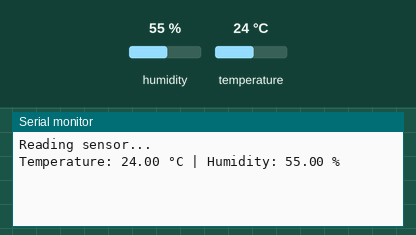
Bench run of a sketch on a simulated Arduino Uno, built with avr-gcc and run on an emulated ATmega328P. On the bench: the last lines printed to the serial monitor. Inputs (shaded band) come from the test bench; at power-on: humidity 55 %, temperature 24 °C.

Above: at 3.2 s.
3.3 s: humidity set to 22 %
At 4.24 s:
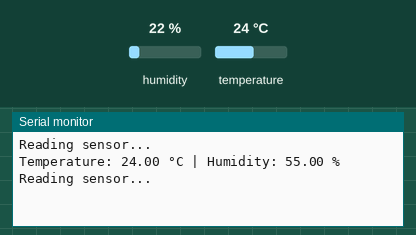
6.1 s: temperature set to 12 °C
At 7.9 s:
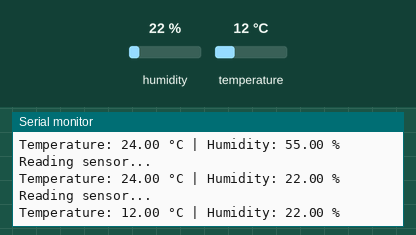
8.9 s: humidity set to 40 %
At 11.7 s:
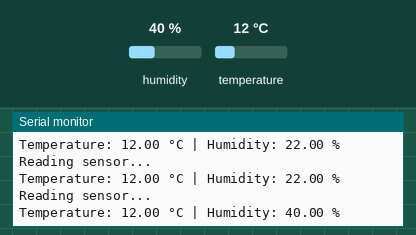
Timing chart, 0 to 13.2 s (numbered marks = the images above; inputs shaded):
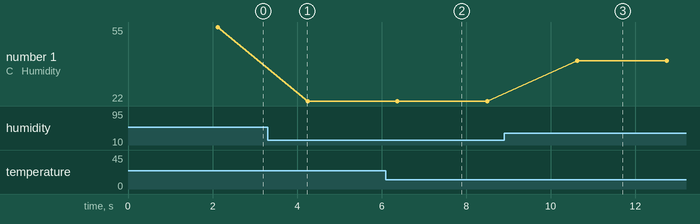

The sketch:

TEMPURATURE_AND_HUMIDITY.ino
```cpp
#include "DHT.h"

#define DHTPIN 2          // Digital pin connected to the DHT sensor
#define DHTTYPE DHT11     // Change to DHT22 if you're using that

DHT dht(DHTPIN, DHTTYPE);

void setup() {
  Serial.begin(9600);
  dht.begin();
  delay(2000); // Give the sensor time to stabilize
}

void loop() {
  Serial.println("Reading sensor...");

  float humidity, temperature;
  int attempts = 0;

  // Retry up to 5 times if reading fails
  do {
    humidity = dht.readHumidity();
    temperature = dht.readTemperature();
    attempts++;
    delay(100);
  } while ((isnan(humidity) || isnan(temperature)) && attempts < 5);

  if (isnan(humidity) || isnan(temperature)) {
    Serial.println("Failed to read from DHT sensor!");
  } else {
    Serial.print("Temperature: ");
    Serial.print(temperature);
    Serial.print(" °C | Humidity: ");
    Serial.print(humidity);
    Serial.println(" %");
  }

  delay(2000); // Wait 2 seconds between readings
}
```

Measured:
- after the input at 6.1 s, the serial monitor: prints a new line after 0.27 s (image 2)
- after the input at 8.9 s, the serial monitor: prints a new line after 1.7 s (image 3)
- plotted number 1: 55 → 22 after the input at 3.3 s, 22 → 40 after the input at 8.9 s
